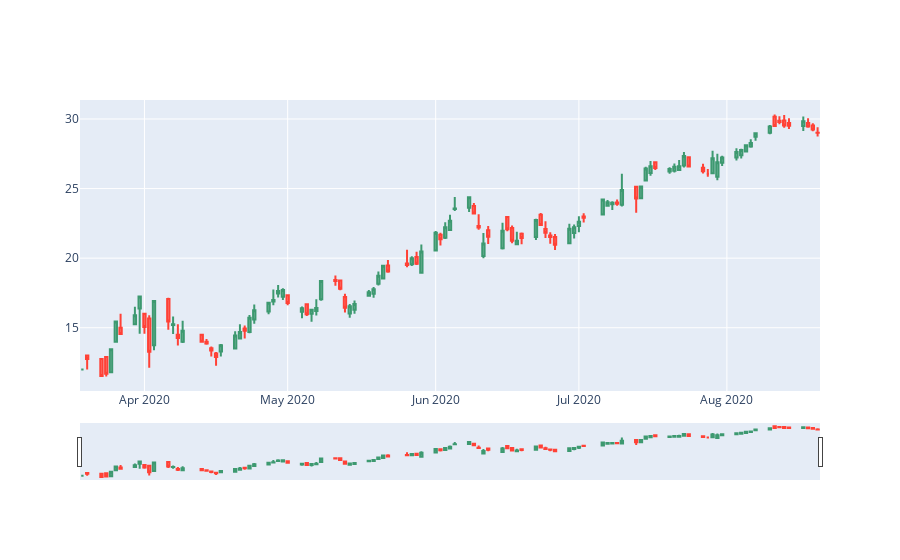

The notebook cell this image was saved under:
### Code cell
ticker = 'CARR'
createCandleStick(OHLCV[ticker])
